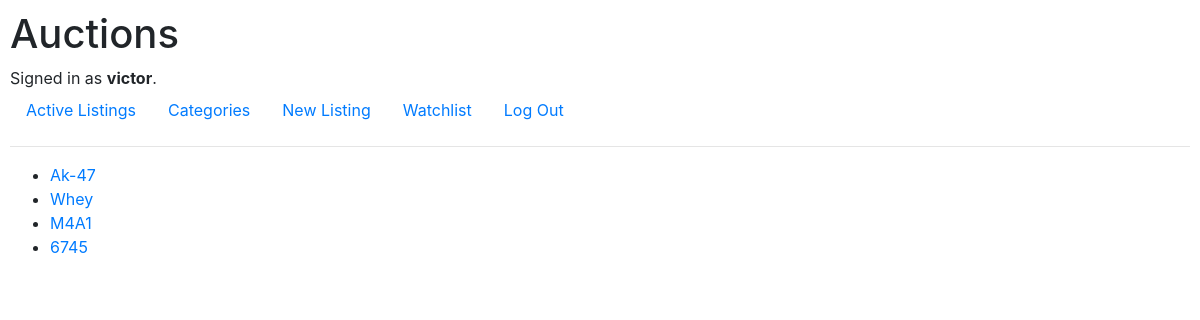
Before: /watchlist (signed in) with the older database file.
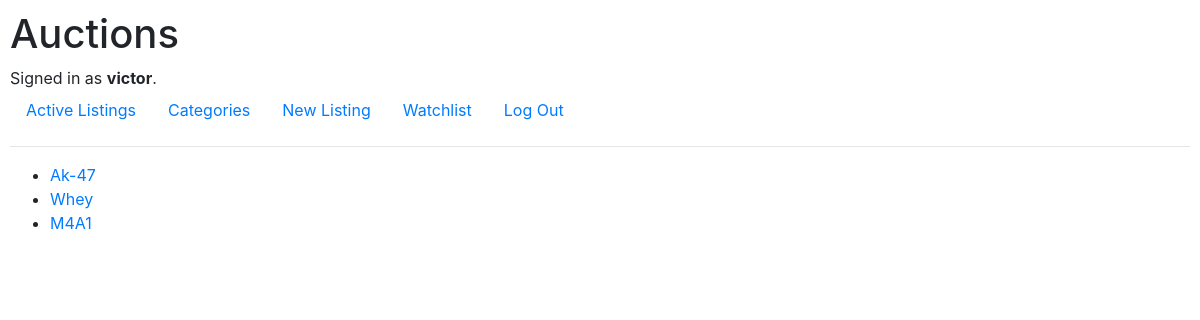
After: the same page with the newer database file.
### auctions/models.py (models this page shows)
class AuctionListing(models.Model):
    title = models.CharField(max_length=64)
    description = models.TextField(max_length=512)
    starting_bid = models.DecimalField(max_digits=10, decimal_places=2)
    img_url = models.URLField()
    total_bidings = models.IntegerField(default=0)
    auction_status = models.BooleanField(default=True)
    auction_winner = models.CharField(max_length=32, blank=True)
    def __str__(self):
        return f"{self.title}"

### auctions/views.py (the view)
# urls.py: path("watchlist", views.watchlist_page, name="watchlist_page"),
def watchlist_page(request):
    user = request.user
    if user.is_authenticated:
        user = User.objects.get(username=user)
        watchlist = user.user_watchlist.all().values("auction_listing").distinct()
        listings = []
        for listing in watchlist:
            x = AuctionListing.objects.get(pk=listing["auction_listing"])
            listings.append(x)
        print(listings)
        return render(request, "auctions/watchlist_page.html", context={
            "listings": listings
    })
    else:
        return HttpResponseRedirect(reverse("index"))

### auctions/models.py (called while the page is built)
    def __str__(self):
        return f"{self.username}"

### auctions/templates/auctions/watchlist_page.html (shortened to what this page needs)
{% extends 'auctions/layout.html' %}
{% block body %}
    <ul>
        {% for listing in listings %}
            <li><a href="{% url 'listing_page' listing.pk %}">{{listing.title}}</a></li>
            {% empty %}
                <li><strong>Empty</strong></li>
        {% endfor %}
    </ul>
{% endblock %}

Changed rows visible on the page:
removed AuctionListing: title "6745"
